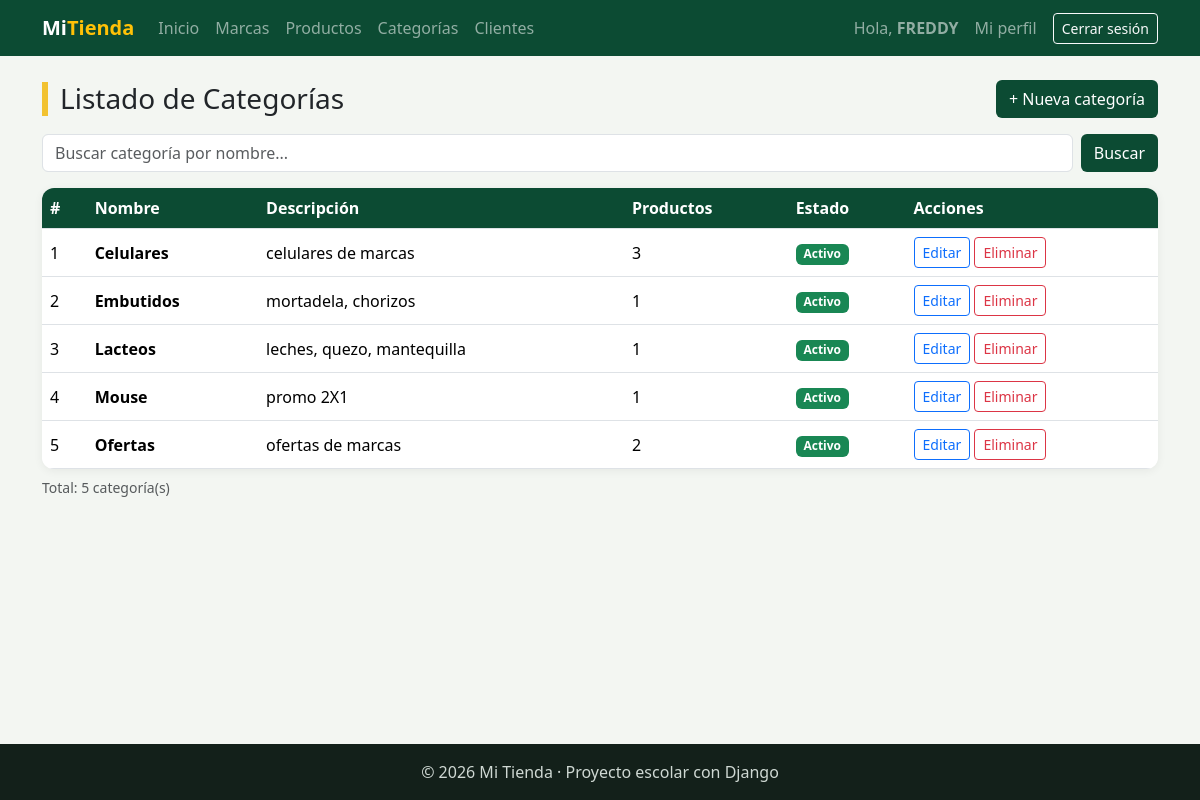
Screenshot of /facturacion/categorias/ (signed in) with the database file from the repository.
### facturacion/models.py (models this page shows, shortened)
class Categoria(models.Model):                   # Hereda de models.Model → Django la convierte en tabla
    nombre = models.CharField(                   # CharField = texto corto → columna VARCHAR
        max_length=60,                           #   máximo 60 letras (OBLIGATORIO en CharField)
        unique=True,                             #   no puede haber dos categorías con el mismo nombre
    )
    descripcion = models.TextField(blank=True)   # TextField = texto largo. blank=True: el formulario lo deja vacío
    activo = models.BooleanField(default=True)   # Verdadero/Falso. default: valor si no se indica otro
    class Meta:                                  # Meta = configuración de la TABLA (no son columnas)
        verbose_name = "Categoría"               #   nombre en singular (se ve en el admin y en errores)
        verbose_name_plural = "Categorías"       #   nombre en plural
        ordering = ["nombre"]                    #   orden por defecto de las consultas: A → Z

### facturacion/views.py (the view)
# urls.py: path("categorias/", views.categoria_lista, name="categoria_lista"),
@login_required
def categoria_lista(request):                              # READ · GET: lista y buscador
    q = request.GET.get("q", "").strip()                    # GET: texto buscado en ?q=...
    categorias = Categoria.objects.annotate(num_productos=Count("productos"))
    if q:
        categorias = categorias.filter(nombre__icontains=q)
    contexto = {"titulo": "Categorías", "categorias": categorias, "q": q}
    return render(request, "facturacion/categoria_lista.html", contexto)

### facturacion/templates/facturacion/categoria_lista.html (shortened to what this page needs)
{% extends "base.html" %}
{% block contenido %}
<div class="d-flex justify-content-between align-items-center mb-3 flex-wrap gap-2">
    <h1 class="h3 titulo-pagina m-0">Listado de Categorías</h1>
    <a href="{% url 'facturacion:categoria_crear' %}" class="btn btn-verde">+ Nueva categoría</a>
</div>
<form method="get" class="d-flex gap-2 mb-3">
    <input type="text" name="q" value="{{ q }}" class="form-control" placeholder="Buscar categoría por nombre...">
    <button type="submit" class="btn btn-verde">Buscar</button>
</form>
<div class="tarjeta p-0 table-responsive">
    <table class="table table-hover align-middle m-0">
        <thead><tr><th>#</th><th>Nombre</th><th>Descripción</th><th>Productos</th><th>Estado</th><th>Acciones</th></tr></thead>
        <tbody>
        {% for categoria in categorias %}
            <tr>
                <td>{{ forloop.counter }}</td>
                <td class="fw-semibold">{{ categoria.nombre }}</td>
                <td>{{ categoria.descripcion|default:"—" }}</td>
                <td>{{ categoria.num_productos }}</td>
                <td>{% if categoria.activo %}<span class="badge bg-success">Activo</span>{% else %}<span class="badge bg-secondary">Inactivo</span>{% endif %}</td>
                <td>
                    <a href="{% url 'facturacion:categoria_editar' categoria.pk %}" class="btn btn-sm btn-outline-primary">Editar</a>
                    <a href="{% url 'facturacion:categoria_eliminar' categoria.pk %}" class="btn btn-sm btn-outline-danger">Eliminar</a>
                </td>
            </tr>
        {% empty %}
            <tr><td colspan="6" class="text-center text-muted py-4">No hay categorías registradas.</td></tr>
        {% endfor %}
        </tbody>
    </table>
</div>
<p class="text-muted small mt-2">Total: {{ categorias|length }} categoría(s)</p>
{% endblock %}

### templates/base.html (shortened to what this page needs)
{% load static %}
<!DOCTYPE html>
<html lang="es">
<head>
    <link href="https://cdn.jsdelivr.net/npm/bootstrap@5.3.3/dist/css/bootstrap.min.css" rel="stylesheet">
    <link rel="stylesheet" href="{% static 'css/estilos.css' %}">
</head>
<body>
    <nav class="navbar navbar-expand-lg navbar-dark barra">
        <div class="container">
            <a class="navbar-brand fw-bold" href="{% url 'home' %}">Mi<span class="text-warning">Tienda</span></a>
            <div class="collapse navbar-collapse" id="menu">
                <ul class="navbar-nav me-auto">
                    <li class="nav-item"><a class="nav-link" href="{% url 'home' %}">Inicio</a></li>
                    {% if user.is_authenticated %}
                        <li class="nav-item"><a class="nav-link" href="{% url 'facturacion:marca_lista' %}">Marcas</a></li>
                        <li class="nav-item"><a class="nav-link" href="{% url 'facturacion:producto_lista' %}">Productos</a></li>
                        <li class="nav-item"><a class="nav-link" href="{% url 'facturacion:categoria_lista' %}">Categorías</a></li>
                        <li class="nav-item"><a class="nav-link" href="{% url 'facturacion:cliente_lista' %}">Clientes</a></li>
                    {% endif %}
                </ul>
                <ul class="navbar-nav align-items-lg-center gap-2">
                    {% if user.is_authenticated %}
                        <li class="nav-item navbar-text">Hola, <b>{{ user.username }}</b></li>
                        <li class="nav-item"><a class="nav-link" href="{% url 'facturacion:mi_perfil' %}">Mi perfil</a></li>
                        <li class="nav-item">
                            <form method="post" action="{% url 'logout' %}" class="m-0">
                                <button type="submit" class="btn btn-sm btn-outline-light">Cerrar sesión</button>
                            </form>
                        </li>
                    {% else %}
                        <li class="nav-item"><a class="nav-link" href="{% url 'login' %}">Ingresar</a></li>
                        <li class="nav-item"><a class="btn btn-sm btn-warning" href="{% url 'registro' %}">Crear cuenta</a></li>
                    {% endif %}
                </ul>
            </div>
        </div>
    </nav>
    <main class="container py-4">
        {% block contenido %}{% endblock %}
    </main>
    <footer class="pie text-center py-3">© 2026 Mi Tienda · Proyecto escolar con Django</footer>
</body>
</html>

### static/css/estilos.css (style rules this page uses)
:root { --verde: #0c4b33; --verde-claro: #2f9e6e; --amarillo: #f2c230; }
body { background-color: #f3f6f2; min-height: 100vh; display: flex; flex-direction: column; }
main { flex: 1; }
.barra { background-color: var(--verde); }
.titulo-pagina { border-left: 6px solid var(--amarillo); padding-left: 12px; }
.tarjeta { background-color: white; border-radius: 12px; padding: 24px; box-shadow: 0 2px 10px rgba(0, 0, 0, .06); }
.table thead th { background-color: var(--verde); color: white; }
.btn-verde { background-color: var(--verde); color: white; }
.pie { background-color: #13201a; color: #cfd8d3; }

### rows the page displays
Categoria: nombre "Celulares", descripcion "celulares de marcas", num_productos "3", activo "Activo"
Categoria: nombre "Embutidos", descripcion "mortadela, chorizos", num_productos "1", activo "Activo"
Categoria: nombre "Lacteos", descripcion "leches, quezo, mantequilla", num_productos "1", activo "Activo"
Categoria: nombre "Mouse", descripcion "promo 2X1", num_productos "1", activo "Activo"
Categoria: nombre "Ofertas", descripcion "ofertas de marcas", num_productos "2", activo "Activo"

### other values shown
{{ user.username }} "FREDDY"
{{ categorias|length }} "5"
